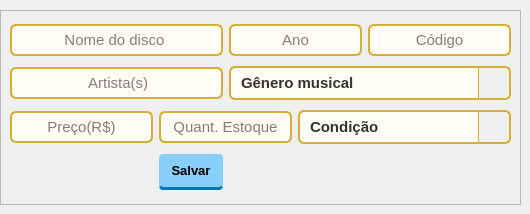
           <widget class="QWidget" name="tab_3">
            <attribute name="title">
             <string>Cadastrar discos de vinil</string>
            </attribute>
            <widget class="QFrame" name="frame_cadastro_discos">
             <property name="geometry">
              <rect>
               <x>0</x>
               <y>10</y>
               <width>521</width>
               <height>195</height>
              </rect>
             </property>
             <property name="styleSheet">
              <string notr="true">QLineEdit{
background-color: rgb(255, 255, 255);}
</string>
             </property>
             <property name="frameShape">
              <enum>QFrame::Shape::StyledPanel</enum>
             </property>
             <property name="frameShadow">
              <enum>QFrame::Shadow::Raised</enum>
             </property>
             <layout class="QGridLayout" name="gridLayout_2">
              <item row="0" column="2" colspan="2">
               <widget class="QLineEdit" name="lineEdit_disco_ano">
                <property name="styleSheet">
                 <string notr="true">QLineEdit {
    background-color: #fffdf5;      /* Fundo Creme */
    color: #000000;                 /* Texto Preto */
    border: 2px solid #d4af37;      /* Borda Dourada Sólida */
    border-radius: 6px;
    font-family: &quot;Courier New&quot;;
    font-size: 11pt;
    padding: 4px;
}

QLineEdit:focus {
    border: 2px solid #ffd700;      /* Borda brilha mais quando clica */
    background-color: #ffffff;
}</string>
                </property>
                <property name="alignment">
                 <set>Qt::AlignmentFlag::AlignCenter</set>
                </property>
                <property name="placeholderText">
                 <string>Ano</string>
                </property>
               </widget>
              </item>
              <item row="2" column="3" colspan="2">
               <widget class="QComboBox" name="comboBox_condicao_discos">
                <property name="styleSheet">
                 <string notr="true">QComboBox {
    background-color: #fffdf5;
    color: #333333;
    border: 2px solid #d4af37;
    border-radius: 6px;
    font-family: &quot;Courier New&quot;;
    font-size: 11pt;
    font-weight: bold;
    padding: 5px;
    padding-left: 10px;
}


QComboBox:hover {
    border: 2px solid #ffd700;
}

QComboBox:on {
    border-bottom-left-radius: 0px;
    border-bottom-right-radius: 0px;
}

QComboBox::drop-down {
    subcontrol-origin: padding;
    subcontrol-position: top right;
    width: 30px;
    border-left-width: 1px;
    border-left-color: #d4af37;
    border-left-style: solid;
    border-top-right-radius: 6px;
    border-bottom-right-radius: 6px;
    background-color: #f0f0f0;
}


QComboBox QAbstractItemView {
    background-color: #fffdf5;
    color: #000000;
    border: 2px solid #d4af37;
    selection-background-color: #d4af37;
    selection-color: #000000;
    outline: none;
}</string>
                </property>
                <item>
                 <property name="text">
                  <string>Condição</string>
                 </property>
                </item>
                <item>
                 <property name="text">
                  <string>Novo</string>
                 </property>
                </item>
                <item>
                 <property name="text">
                  <string>Usado</string>
                 </property>
                </item>
               </widget>
              </item>
              <item row="2" column="0">
               <widget class="QLineEdit" name="lineEdit_disco_preco">
                <property name="styleSheet">
                 <string notr="true">QLineEdit {
    background-color: #fffdf5;      /* Fundo Creme */
    color: #000000;                 /* Texto Preto */
    border: 2px solid #d4af37;      /* Borda Dourada Sólida */
    border-radius: 6px;
    font-family: &quot;Courier New&quot;;
    font-size: 11pt;
    padding: 4px;
}

QLineEdit:focus {
    border: 2px solid #ffd700;      /* Borda brilha mais quando clica */
    background-color: #ffffff;
}</string>
                </property>
                <property name="alignment">
                 <set>Qt::AlignmentFlag::AlignCenter</set>
                </property>
                <property name="placeholderText">
                 <string>Preço(R$)</string>
                </property>
               </widget>
              </item>
              <item row="0" column="4">
               <widget class="QLineEdit" name="lineEdit_disco_codigo">
                <property name="styleSheet">
                 <string notr="true">QLineEdit {
    background-color: #fffdf5;      /* Fundo Creme */
    color: #000000;                 /* Texto Preto */
    border: 2px solid #d4af37;      /* Borda Dourada Sólida */
    border-radius: 6px;
    font-family: &quot;Courier New&quot;;
    font-size: 11pt;
    padding: 4px;
}

QLineEdit:focus {
    border: 2px solid #ffd700;      /* Borda brilha mais quando clica */
    background-color: #ffffff;
}</string>
                </property>
                <property name="alignment">
                 <set>Qt::AlignmentFlag::AlignCenter</set>
                </property>
                <property name="placeholderText">
                 <string>Código</string>
                </property>
               </widget>
              </item>
              <item row="1" column="0" colspan="2">
               <widget class="QLineEdit" name="lineEdit_Nome_artistas">
                <property name="styleSheet">
                 <string notr="true">QLineEdit {
    background-color: #fffdf5;      /* Fundo Creme */
    color: #000000;                 /* Texto Preto */
    border: 2px solid #d4af37;      /* Borda Dourada Sólida */
    border-radius: 6px;
    font-family: &quot;Courier New&quot;;
    font-size: 11pt;
    padding: 4px;
}

QLineEdit:focus {
    border: 2px solid #ffd700;      /* Borda brilha mais quando clica */
    background-color: #ffffff;
}</string>
                </property>
                <property name="alignment">
                 <set>Qt::AlignmentFlag::AlignCenter</set>
                </property>
                <property name="placeholderText">
                 <string> Artista(s)</string>
                </property>
               </widget>
              </item>
              <item row="1" column="2" colspan="3">
               <widget class="QComboBox" name="comboBox_Genero_discos">
                <property name="styleSheet">
                 <string notr="true">
QComboBox {
    background-color: #fffdf5;
    color: #333333;
    border: 2px solid #d4af37;
    border-radius: 6px;
    font-family: &quot;Courier New&quot;;
    font-size: 11pt;
    font-weight: bold;
    padding: 5px;
    padding-left: 10px;
}


QComboBox:hover {
    border: 2px solid #ffd700;
}

QComboBox:on {
    border-bottom-left-radius: 0px;
    border-bottom-right-radius: 0px;
}

QComboBox::drop-down {
    subcontrol-origin: padding;
    subcontrol-position: top right;
    width: 30px;
    border-left-width: 1px;
    border-left-color: #d4af37;
    border-left-style: solid;
    border-top-right-radius: 6px;
    border-bottom-right-radius: 6px;
    background-color: #f0f0f0;
}


QComboBox QAbstractItemView {
    background-color: #fffdf5;
    color: #000000;
    border: 2px solid #d4af37;
    selection-background-color: #d4af37;
    selection-color: #000000;
    outline: none;
}</string>
                </property>
                <item>
                 <property name="text">
                  <string>Gênero musical</string>
                 </property>
                </item>
                <item>
                 <property name="text">
                  <string>Rock</string>
                 </property>
                </item>
                <item>
                 <property name="text">
                  <string>Pop</string>
                 </property>
                </item>
                <item>
                 <property name="text">
                  <string>Jazz</string>
                 </property>
                </item>
                <item>
                 <property name="text">
                  <string>MPB</string>
                 </property>
                </item>
                <item>
                 <property name="text">
                  <string>Clássico</string>
                 </property>
                </item>
                <item>
                 <property name="text">
                  <string>Eletrônico</string>
                 </property>
                </item>
                <item>
                 <property name="text">
                  <string>Rap</string>
                 </property>
                </item>
                <item>
                 <property name="text">
                  <string>Latino</string>
                 </property>
                </item>
                <item>
                 <property name="text">
                  <string>Trilhas Sonoras</string>
                 </property>
                </item>
                <item>
                 <property name="text">
                  <string>Blues</string>
                 </property>
                </item>
               </widget>
              </item>
              <item row="2" column="1" colspan="2">
               <widget class="QLineEdit" name="lineEdit_disco_quantidade">
                <property name="styleSheet">
                 <string notr="true">QLineEdit {
    background-color: #fffdf5;      /* Fundo Creme */
    color: #000000;                 /* Texto Preto */
    border: 2px solid #d4af37;      /* Borda Dourada Sólida */
    border-radius: 6px;
    font-family: &quot;Courier New&quot;;
    font-size: 11pt;
    padding: 4px;
}

QLineEdit:focus {
    border: 2px solid #ffd700;      /* Borda brilha mais quando clica */
    background-color: #ffffff;
}</string>
                </property>
                <property name="alignment">
                 <set>Qt::AlignmentFlag::AlignCenter</set>
                </property>
                <property name="placeholderText">
                 <string>Quant. Estoque</string>
                </property>
               </widget>
              </item>
              <item row="0" column="0" colspan="2">
               <widget class="QLineEdit" name="lineEdit_nome_do_disco">
                <property name="styleSheet">
                 <string notr="true">QLineEdit {
    background-color: #fffdf5;      /* Fundo Creme */
    color: #000000;                 /* Texto Preto */
    border: 2px solid #d4af37;      /* Borda Dourada Sólida */
    border-radius: 6px;
    font-family: &quot;Courier New&quot;;
    font-size: 11pt;
    padding: 4px;
}

QLineEdit:focus {
    border: 2px solid #ffd700;      /* Borda brilha mais quando clica */
    background-color: #ffffff;
}</string>
                </property>
                <property name="inputMask">
                 <string/>
                </property>
                <property name="alignment">
                 <set>Qt::AlignmentFlag::AlignCenter</set>
                </property>
                <property name="placeholderText">
                 <string>Nome do disco </string>
                </property>
               </widget>
              </item>
              <item row="3" column="1">
               <widget class="QPushButton" name="pushButton_salvar_vinil">
                <property name="styleSheet">
                 <string notr="true">QPushButton {
    background-color: #87CEFA;
    color: #000000;
    border: none;
    border-bottom: 3px solid #0077b3; /* Sombra mais fina (3px) */
    border-radius: 4px;
    font-family: &quot;Courier New&quot;;
    font-weight: bold;
    font-size: 10pt;                /* Letra menor */
    padding: 4px 10px;              /* Menos preenchimento */
    max-height: 25px;               /* Força o botão a ser baixinho */
}

QPushButton:hover {
    background-color: #b0e0e6;
    border-bottom: 3px solid #0099cc;
}

QPushButton:pressed {
    background-color: #32CD32;      /* VERDE */
    border-bottom: 0px solid transparent;
    margin-top: 3px;                /* Movimento menor */
}</string>
                </property>
                <property name="text">
                 <string>Salvar</string>
                </property>
               </widget>
              </item>
             </layout>
            </widget>
           </widget>
